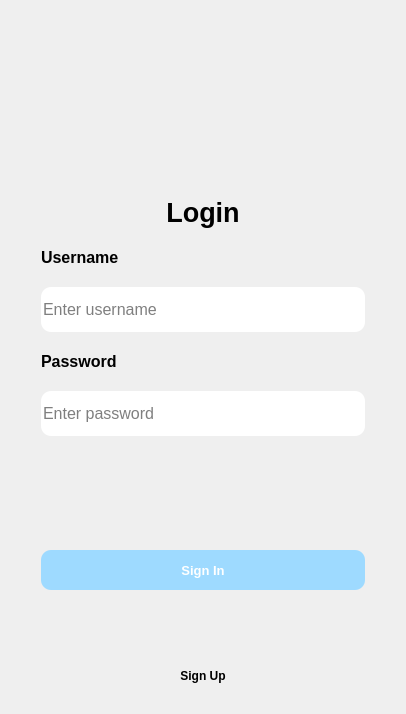
<?xml version="1.0" encoding="UTF-8"?>
<ui version="4.0">
 <class>LoginClass</class>
 <widget class="QWidget" name="LoginClass">
  <property name="geometry">
   <rect>
    <x>0</x>
    <y>0</y>
    <width>406</width>
    <height>714</height>
   </rect>
  </property>
  <property name="minimumSize">
   <size>
    <width>0</width>
    <height>0</height>
   </size>
  </property>
  <property name="maximumSize">
   <size>
    <width>16777215</width>
    <height>16777215</height>
   </size>
  </property>
  <property name="windowTitle">
   <string>Login</string>
  </property>
  <property name="styleSheet">
   <string notr="true">QWidget#LoginClass {
    border-radius: 12px;
}

QToolButton {
	border: none;
}

QToolButton#close_toolButton {
	border-image: url(:/imgs/close2.svg);
}

QToolButton#close_toolButton:hover {
	background-color: rgb(231, 76, 60);
}

QLabel#profile_label {
	background-color: rgba(0, 0, 0, 0);
	border-radius: 20px;
}

QLineEdit {
	border:none;
	border-radius: 10px;
}

QPushButton {
	background-color: rgba(0, 0, 0, 0);
	border:none;
	border-radius: 10px;
}

QPushButton#login_pushButton {
	color: rgb(255, 255, 255);
	background-color: rgb(158, 218, 255);
}

QLabel#errorLabel {
    background: transparent;
    color: #E05A5A;   /* 默认红色 */
}
</string>
  </property>
  <layout class="QVBoxLayout" name="verticalLayout_3">
   <item>
    <widget class="QWidget" name="widget" native="true">
     <layout class="QHBoxLayout" name="horizontalLayout">
      <property name="spacing">
       <number>0</number>
      </property>
      <property name="leftMargin">
       <number>0</number>
      </property>
      <property name="topMargin">
       <number>0</number>
      </property>
      <property name="rightMargin">
       <number>0</number>
      </property>
      <property name="bottomMargin">
       <number>0</number>
      </property>
      <item>
       <spacer name="horizontalSpacer">
        <property name="orientation">
         <enum>Qt::Horizontal</enum>
        </property>
        <property name="sizeHint" stdset="0">
         <size>
          <width>352</width>
          <height>20</height>
         </size>
        </property>
       </spacer>
      </item>
      <item>
       <widget class="QToolButton" name="close_toolButton">
        <property name="enabled">
         <bool>true</bool>
        </property>
        <property name="text">
         <string/>
        </property>
       </widget>
      </item>
     </layout>
    </widget>
   </item>
   <item>
    <widget class="QWidget" name="center_widget" native="true">
     <property name="sizePolicy">
      <sizepolicy hsizetype="Preferred" vsizetype="Expanding">
       <horstretch>0</horstretch>
       <verstretch>0</verstretch>
      </sizepolicy>
     </property>
     <layout class="QVBoxLayout" name="verticalLayout">
      <property name="spacing">
       <number>20</number>
      </property>
      <property name="leftMargin">
       <number>30</number>
      </property>
      <property name="topMargin">
       <number>20</number>
      </property>
      <property name="rightMargin">
       <number>30</number>
      </property>
      <property name="bottomMargin">
       <number>20</number>
      </property>
      <item>
       <layout class="QHBoxLayout" name="horizontalLayout_2">
        <item>
         <spacer name="horizontalSpacer_3">
          <property name="orientation">
           <enum>Qt::Horizontal</enum>
          </property>
          <property name="sizeHint" stdset="0">
           <size>
            <width>40</width>
            <height>20</height>
           </size>
          </property>
         </spacer>
        </item>
        <item>
         <widget class="QLabel" name="label">
          <property name="sizePolicy">
           <sizepolicy hsizetype="Preferred" vsizetype="Preferred">
            <horstretch>0</horstretch>
            <verstretch>0</verstretch>
           </sizepolicy>
          </property>
          <property name="minimumSize">
           <size>
            <width>120</width>
            <height>120</height>
           </size>
          </property>
          <property name="maximumSize">
           <size>
            <width>120</width>
            <height>120</height>
           </size>
          </property>
          <property name="text">
           <string/>
          </property>
          <property name="pixmap">
           <pixmap resource="../TalkyClient.qrc">:/imgs/batman-.svg</pixmap>
          </property>
          <property name="scaledContents">
           <bool>true</bool>
          </property>
         </widget>
        </item>
        <item>
         <spacer name="horizontalSpacer_2">
          <property name="orientation">
           <enum>Qt::Horizontal</enum>
          </property>
          <property name="sizeHint" stdset="0">
           <size>
            <width>40</width>
            <height>20</height>
           </size>
          </property>
         </spacer>
        </item>
       </layout>
      </item>
      <item>
       <widget class="QLabel" name="label_4">
        <property name="font">
         <font>
          <family>Microsoft YaHei UI</family>
          <pointsize>20</pointsize>
          <weight>75</weight>
          <bold>true</bold>
         </font>
        </property>
        <property name="text">
         <string>Login</string>
        </property>
        <property name="alignment">
         <set>Qt::AlignCenter</set>
        </property>
       </widget>
      </item>
      <item>
       <widget class="QLabel" name="label_2">
        <property name="font">
         <font>
          <family>Segoe UI</family>
          <pointsize>12</pointsize>
          <weight>75</weight>
          <bold>true</bold>
         </font>
        </property>
        <property name="text">
         <string>Username</string>
        </property>
       </widget>
      </item>
      <item>
       <widget class="QLineEdit" name="username_lineEdit">
        <property name="minimumSize">
         <size>
          <width>0</width>
          <height>45</height>
         </size>
        </property>
        <property name="font">
         <font>
          <family>Microsoft YaHei UI</family>
          <pointsize>12</pointsize>
         </font>
        </property>
        <property name="text">
         <string/>
        </property>
        <property name="placeholderText">
         <string>Enter username</string>
        </property>
       </widget>
      </item>
      <item>
       <widget class="QLabel" name="label_3">
        <property name="font">
         <font>
          <family>Segoe UI</family>
          <pointsize>12</pointsize>
          <weight>75</weight>
          <bold>true</bold>
         </font>
        </property>
        <property name="text">
         <string>Password</string>
        </property>
       </widget>
      </item>
      <item>
       <widget class="QLineEdit" name="password_lineEdit">
        <property name="minimumSize">
         <size>
          <width>0</width>
          <height>45</height>
         </size>
        </property>
        <property name="font">
         <font>
          <family>Microsoft YaHei UI</family>
          <pointsize>12</pointsize>
         </font>
        </property>
        <property name="placeholderText">
         <string>Enter password</string>
        </property>
       </widget>
      </item>
      <item>
       <widget class="QLabel" name="errorLabel">
        <property name="font">
         <font>
          <family>Microsoft YaHei UI</family>
          <pointsize>10</pointsize>
         </font>
        </property>
        <property name="text">
         <string/>
        </property>
       </widget>
      </item>
      <item>
       <spacer name="verticalSpacer_2">
        <property name="orientation">
         <enum>Qt::Vertical</enum>
        </property>
        <property name="sizeHint" stdset="0">
         <size>
          <width>20</width>
          <height>40</height>
         </size>
        </property>
       </spacer>
      </item>
      <item>
       <widget class="QPushButton" name="login_pushButton">
        <property name="minimumSize">
         <size>
          <width>0</width>
          <height>40</height>
         </size>
        </property>
        <property name="font">
         <font>
          <family>Microsoft YaHei UI</family>
          <pointsize>10</pointsize>
          <weight>75</weight>
          <bold>true</bold>
         </font>
        </property>
        <property name="text">
         <string>Sign In</string>
        </property>
       </widget>
      </item>
      <item>
       <spacer name="verticalSpacer">
        <property name="orientation">
         <enum>Qt::Vertical</enum>
        </property>
        <property name="sizeHint" stdset="0">
         <size>
          <width>20</width>
          <height>40</height>
         </size>
        </property>
       </spacer>
      </item>
      <item>
       <widget class="QPushButton" name="register_pushButton">
        <property name="font">
         <font>
          <family>Microsoft YaHei UI</family>
          <weight>75</weight>
          <bold>true</bold>
         </font>
        </property>
        <property name="text">
         <string>Sign Up</string>
        </property>
       </widget>
      </item>
     </layout>
    </widget>
   </item>
  </layout>
 </widget>
 <layoutdefault spacing="6" margin="11"/>
 <resources>
  <include location="../TalkyClient.qrc"/>
 </resources>
 <connections/>
</ui>
